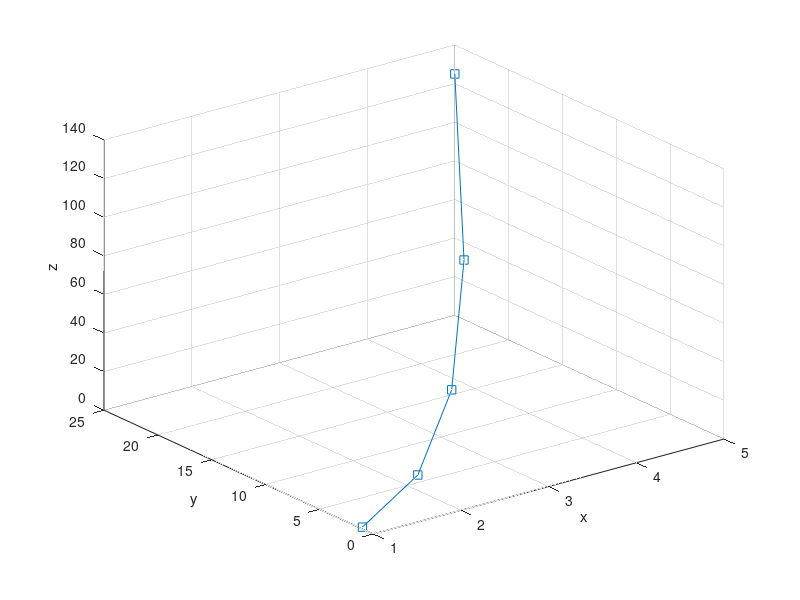

Source code (MATLAB):

clear
clc
% soal:
% perhatikan persamaan berikut
x = 1:5;
y = x.^2;
z = x.^3;
plot3(x,y,z,'-square')
xlabel('x')
ylabel('y')
zlabel('z')
grid on